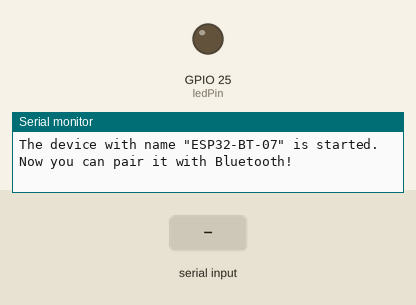
Simulated run of this sketch. Board: ESP32. On the bench: output pins drawn as LEDs (lit = HIGH), the last lines printed to the serial monitor. The inputs (shaded band) are chosen by the test bench. Nothing arrives over Bluetooth unless stated.

Above: at 1.2 s.
1.3 s: "led_on\n" received over the second serial link
At 1.7 s:
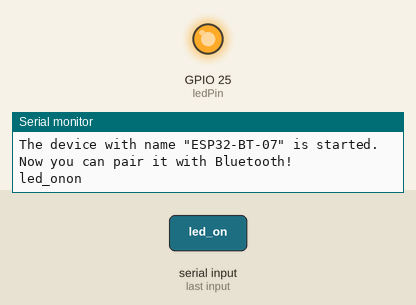
2.9 s: "led_off\n" received over the second serial link
At 4.0 s:
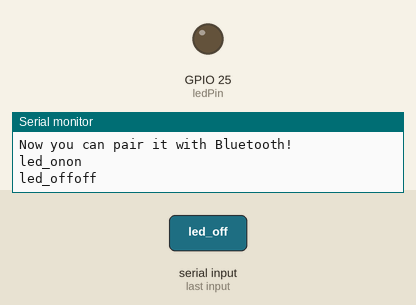
Timing chart, 0 to 5.9 s (numbered marks = the images above; inputs shaded):
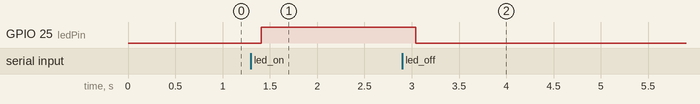

Measured:
- after the input at 1.3 s, GPIO 25 (ledPin): LOW → HIGH after 0.11 s
- after the input at 2.9 s, GPIO 25 (ledPin): HIGH → LOW after 0.14 s

The sketch:

bt_led_control.ino
```cpp
#include "BluetoothSerial.h"

//#define USE_PIN // uncomment this if you want to use PIN during pairing.
const char *pin = "1234";

String device_name = "ESP32-BT-07";

#if !defined(CONFIG_BT_ENABLED) || !defined(CONFIG_BLUEDROID_ENABLED)
#error Bluetooth is not enabled! Please run `make menuconfig` to and enable it
#endif

#if !defined(CONFIG_BT_SPP_ENABLED)
#error Serial Bluetooth not available or not enabled. It is only available for the ESP32 chip.
#endif

BluetoothSerial SerialBT;

String message = "";
char incomingChar;
const int ledPin =  25;

void setup() {
  pinMode(ledPin, OUTPUT);
  Serial.begin(115200);
  SerialBT.begin(device_name); //Bluetooth device name
  Serial.printf("The device with name \"%s\" is started.\nNow you can pair it with Bluetooth!\n", device_name.c_str());
  #ifdef USE_PIN
    SerialBT.setPin(pin);
    Serial.println("Using PIN");
  #endif
}

void loop() {
  if (SerialBT.available()){
    char incomingChar = SerialBT.read();
    if (incomingChar != '\n'){
      message += String(incomingChar);
    }
    else{
      message = "";
    }
    Serial.write(incomingChar);
  }
  // Check received message and control output accordingly
  if (message =="led_on"){
    digitalWrite(ledPin, HIGH);
    Serial.write("on");
  }
  else if (message =="led_off"){
    digitalWrite(ledPin, LOW);
    Serial.write("off");
  }
  delay(20);
}
```
